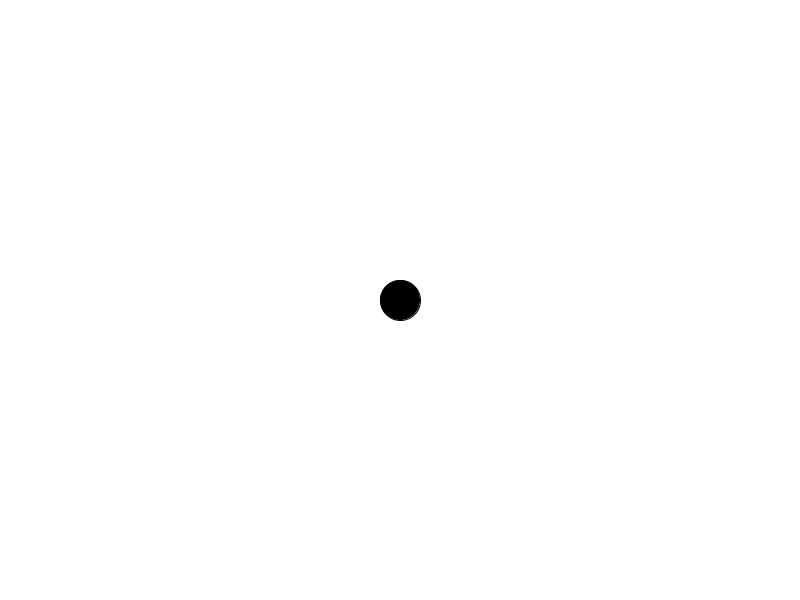
Frame 1 (no input)
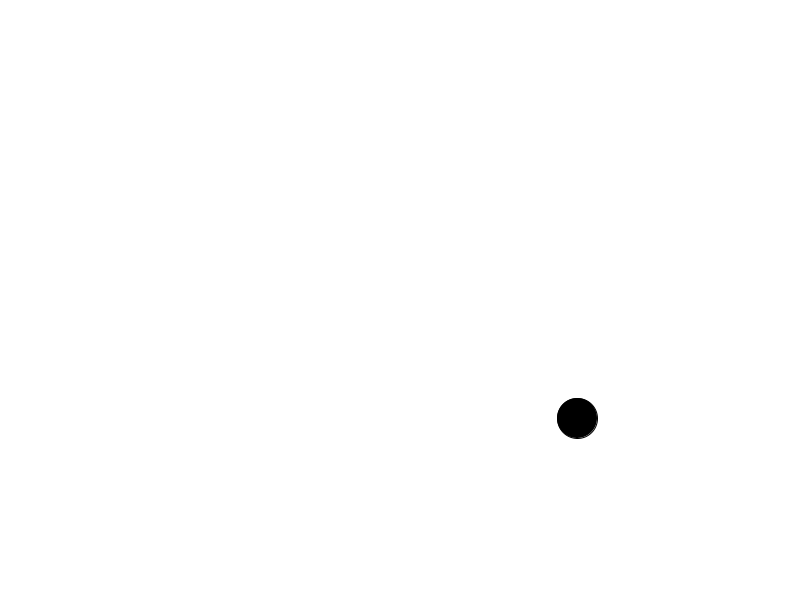
Frame 60 (the mouse pressed at the canvas centre just before this capture)
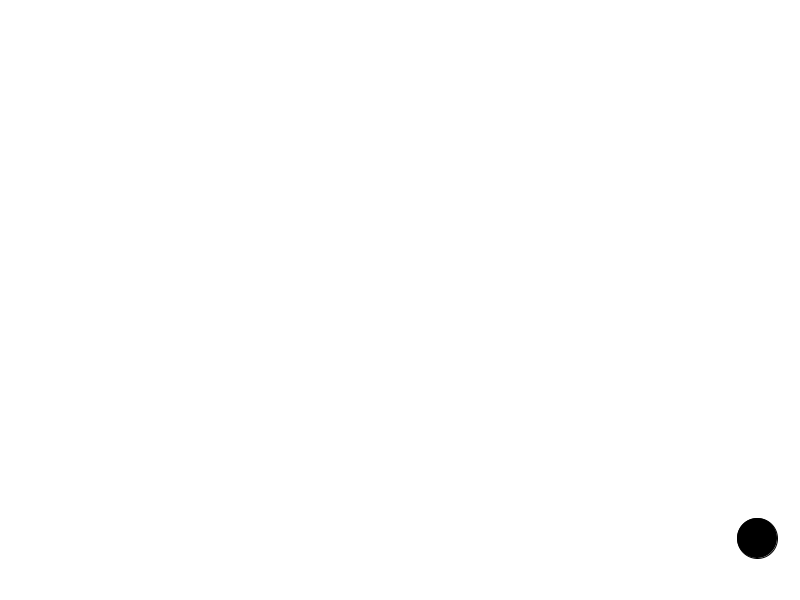
Frame 120 (the mouse held since frame 60 and released just before this capture)

The Processing sketch that drew these frames (run headless with seeded random() and noise(); from frame 60 on, the mouse is pressed at the canvas centre):

// Processing sketch: punto13
// ── punto13.pde
PVector pos;
PVector vel;
float rad = 20;

void setup() {
  size(800, 600);
  pos = new PVector(width / 2, height / 2);
  vel = new PVector(3, 2);
}

void draw() {
  background(255);
  
  fill(0);
  ellipse(pos.x, pos.y, rad * 2, rad * 2);
  pos.add(vel);
  rebotar();
}

public void rebotar(){
  if(pos.x < rad || pos.x >width -rad){
    PVector normal = new PVector(1, 0);
    if(pos.x < rad){
      normal.mult(-1);
    }
    reflejar(normal);
  }
}

public void reflejar(PVector vec){
  PVector v = vel.copy();
  float dotP = v.dot(vec);
  PVector ref = PVector.sub(v, PVector.mult(vec, 2 * dotP));
  vel = ref;
}
